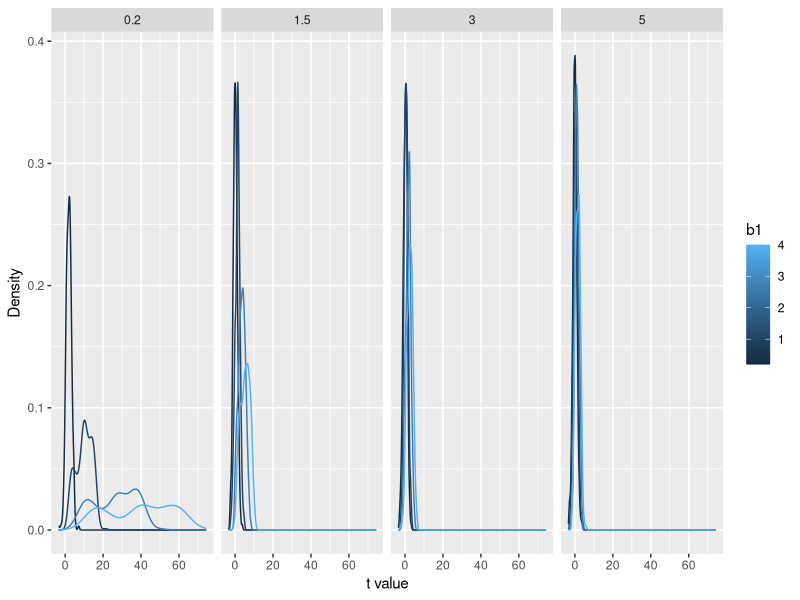
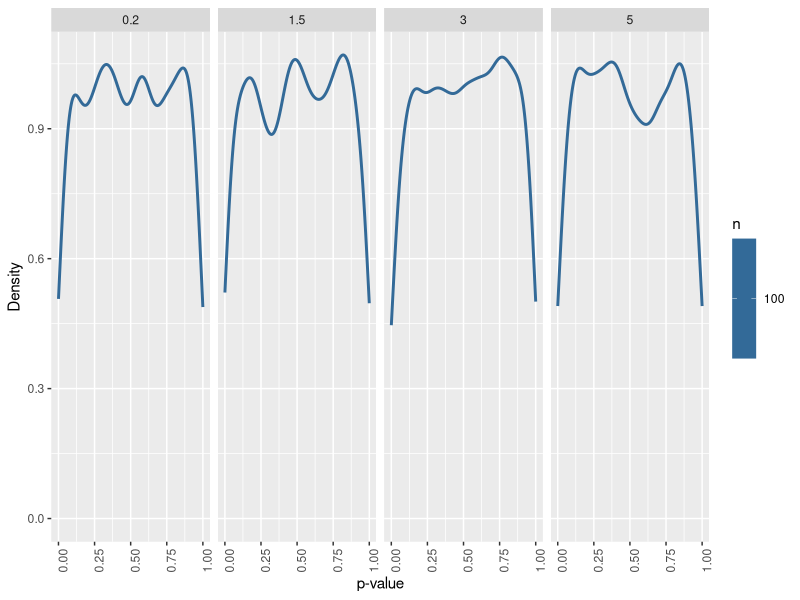
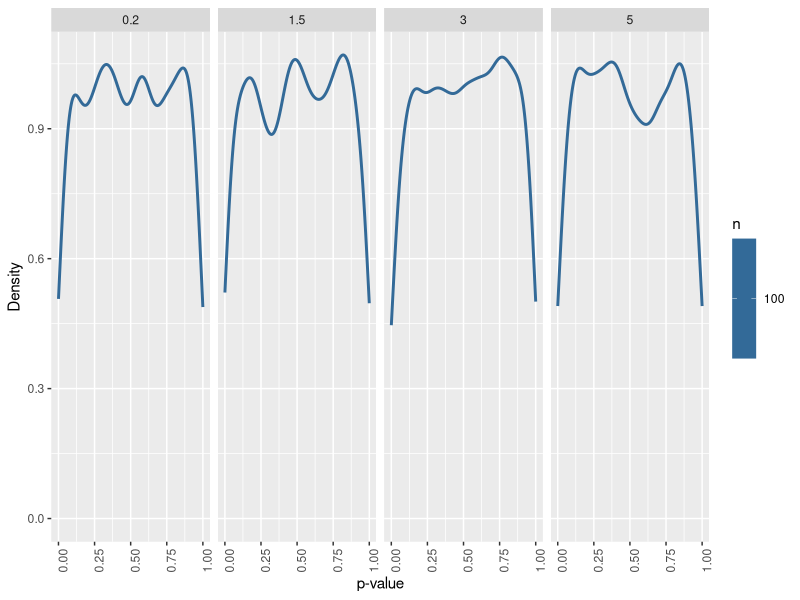

R code for these plots, in order:
## ---- chunk 1
knitr::opts_chunk$set(echo = TRUE)
## ---- chunk 2
require(ggplot2)
require(tidyverse)
## ---- chunk 3
generate_dataframe <- function(n = 100, b0 = 2, b1 = 3, sd.err = 1) {
    predictor <- runif(n) - 0.5
    response <- b0 + b1 * predictor + rnorm(n, mean = 0, sd = sd.err)
    return(data.frame(response = response, predictor = predictor))}
## ---- chunk 4
#Create another dataframe with every combination of every variable
n.times <- 1:100
n <- c(10, 50, 100)
b1 <- c(0.2, 1, 2.7, 4)
sd.err <- c(0.2, 1.5, 3, 5)

mock_dataframe <- expand.grid(n.times=n.times, n = n, b1 = b1, sd.err = sd.err)
## ---- chunk 5
for (i in 1:length(mock_dataframe$n.times)) {
    output <- generate_dataframe(n = mock_dataframe$n[i], b0 = 2, b1 = mock_dataframe$b1[i], sd.err = mock_dataframe$sd.err[i])
    output.lm <- lm(response ~ predictor, data = generate_dataframe(n = mock_dataframe$n[i], b0 = 2, b1 = mock_dataframe$b1[i], sd.err = mock_dataframe$sd.err[i]))
    mock_dataframe$tval[i] <- summary(output.lm)$coefficients["predictor", "t value"]}
## ---- chunk 6
ggplot(data = mock_dataframe, aes(tval, group = b1, col = b1)) + geom_density() + xlab("t value") + ylab("Density") + facet_grid(~sd.err) 
## ---- chunk 7
second_function <- function(n = 100, b0 = 0, b1 = 0, sd.err = 1) {
    predictor <- runif(n) - 0.5
    response <- b0 + b1 * predictor + rnorm(n, mean = 0, sd = sd.err)
    return(data.frame(response = response, predictor = predictor))
}

n.times <- 1:2000
n <- c(100)
b1 <- c(0)
sd.err <- c(0.2, 1.5, 3, 5)

mock_dataframe2 <- expand.grid(n.times = n.times, n = n, b1 = b1, sd.err = sd.err)

for (i in 1:length(mock_dataframe2$n.times)) {
    output2 <- second_function(n = mock_dataframe2$n[i], b0 = 0, b1 = mock_dataframe2$b1[i], sd.err = mock_dataframe2$sd.err[i])
    output.lm2 <- lm(response ~ predictor, data = output2)
    mock_dataframe2$pval[i] <- summary(output.lm2)$coefficients["predictor", "Pr(>|t|)"]
}
## ---- chunk 8
ggplot(data = mock_dataframe2, aes(pval, group = n, col = n)) + geom_density(size=1) + facet_grid(~sd.err) + xlab("p-value") + ylab("Density")+ theme(axis.text.x = element_text(angle = 90, hjust = 1)) 
## ---- chunk 9
with(mock_dataframe2, table(pval <= 0.05))/length(mock_dataframe2$pval)
## ---- chunk 10
ggplot(data = mock_dataframe2, aes(pval, group = n, col = n)) + geom_density(size=1) + facet_grid(~sd.err) + xlab("p-value") + ylab("Density") + theme(axis.text.x = element_text(angle = 90, hjust = 1)) 
## ---- chunk 11
group_by(mock_dataframe2, sd.err) %>% 
  summarise(sum.tab = table(pval <= 0.05)[2]/length(pval))
## ---- chunk 12
n.times <- 1:2000  
n <- c(10, 100, 1000)
b1 <- c(0)
sd.err <- c(0.2, 1.5, 3, 5)  

mock_dataframe3 <- expand.grid(n.times = n.times, n = n, b1 = b1, sd.err = sd.err)

for (i in 1:length(mock_dataframe3$n.times)) {
    temporary_dataframe <- generate_dataframe(n = mock_dataframe3$n[i], b0 = 0, b1 = mock_dataframe3$b1[i], sd.err = mock_dataframe3$sd.err[i])
    temporary_linear_model <- lm(response ~ predictor, data = temporary_dataframe)
   mock_dataframe3$pval[i] <- summary(temporary_linear_model)$coefficients["predictor", "Pr(>|t|)"]}

mock_dataframe3$n <- factor(mock_dataframe3$n)
mock_dataframe3$b1 <- factor(mock_dataframe3$b1)
mock_dataframe3$sd.err <- factor(mock_dataframe3$sd.err)
## ---- chunk 13
group_by(mock_dataframe3, sd.err, n) %>% 
  summarise("p<0.05" = table(pval <= 0.05)[2]/length(pval))
